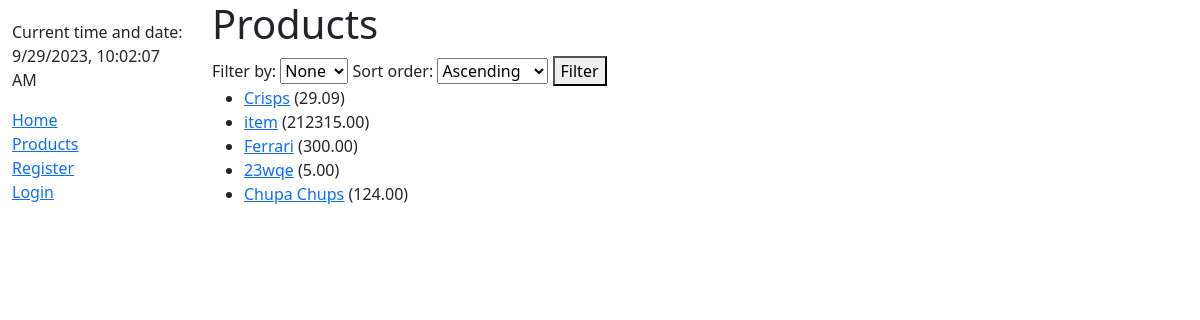
Page /edostavka/products/ on the committed database.
### edostavka/models.py (models this page shows, shortened)
class Product(models.Model):
    title = models.CharField(max_length=100)
    category = models.ManyToManyField(ProductCategory, help_text='Select categories for this product')
    price = models.DecimalField(max_digits=8, decimal_places=2, null=False)
    composition = models.TextField(max_length=1000, help_text='Enter a product composition')
    manufacturer = models.ForeignKey(Manufacturer, on_delete=models.SET_NULL, null=True)
    ean = models.CharField('EAN', max_length=13, unique=True,
                           help_text='13 Character <a href="https://www.eancode.nl/wat-is-een-ean-code/">EAN code</a>')
    def get_absolute_url(self):
        return reverse('product-detail', args=[str(self.id)])

### edostavka/views.py (the view)
# urls.py: path('products/', views.ProductsListView.as_view(), name='products'),
class ProductsListView(generic.ListView):
    model = Product
    def get_queryset(self):
        queryset = super().get_queryset()
        filter_type = self.request.GET.get('filter_type')
        sort_order = self.request.GET.get('sort_order')
        if filter_type == 'name':
            if sort_order == 'ascending':
                queryset = queryset.order_by('title')
            elif sort_order == 'descending':
                queryset = queryset.order_by('-title')
        elif filter_type == 'price':
            if sort_order == 'ascending':
                queryset = queryset.order_by('price')
            elif sort_order == 'descending':
                queryset = queryset.order_by('-price')
        return queryset
    def get_context_data(self, **kwargs):
        context = super().get_context_data(**kwargs)
        context['filter_name'] = self.request.GET.get('filter_name')
        context['filter_price'] = self.request.GET.get('filter_price')
        return context

### cart/context_processors.py (called while the page is built)
def cart(request):
    return {'cart': Cart(request)}

### edostavka/templates/edostavka/product_list.html (shortened to what this page needs)
{% extends "base.html" %}
{% block content %}
  <h1>Products</h1>
    <form method="get">
      <label for="filter_type">Filter by:</label>
      <select name="filter_type" id="filter_type">
        <option value="">None</option>
      </select>
      <label for="sort_order">Sort order:</label>
      <select name="sort_order" id="sort_order">
        <option value="ascending">Ascending</option>
      </select>
      <button type="submit">Filter</button>
    </form>
  {% if product_list %}
    <ul>
      {% for product in product_list %}
      <li>
        <a href="{{ product.get_absolute_url }}">{{ product.title }}</a>
        ({{product.price}})
      </li>
      {% endfor %}
    </ul>
  {% else %}
    <p>There are no products in the store.</p>
  {% endif %}
{% endblock %}

### rows in the picture
Product: title "Crisps", price "29.09"
Product: title "item", price "212315.00"
Product: title "Ferrari", price "300.00"
Product: title "23wqe", price "5.00"
Product: title "Chupa Chups", price "124.00"
